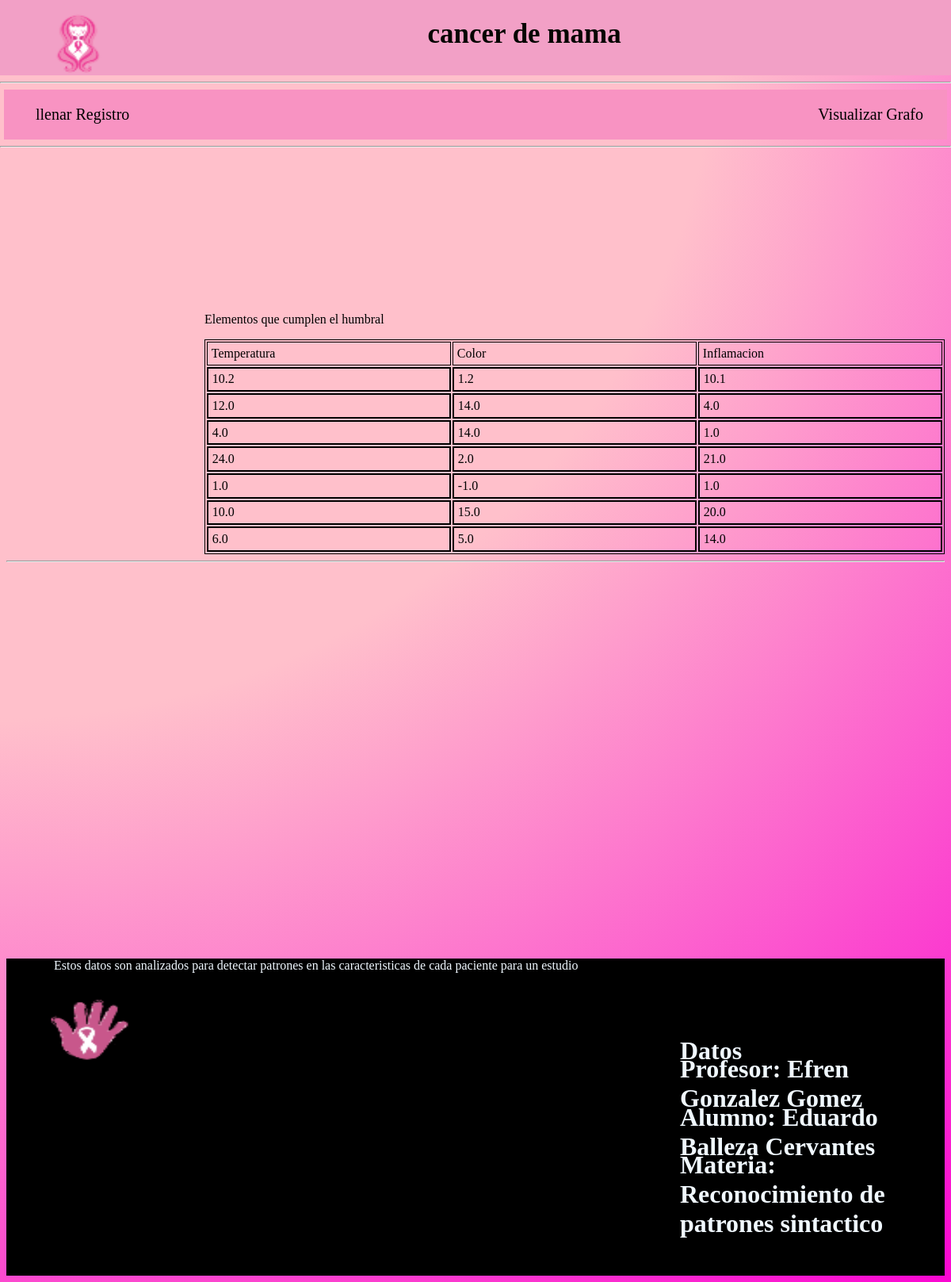
The app's page /grafo/ with its own data.
### home/models.py (models this page shows)
class tessiu(models.Model):
    name=models.CharField(max_length=50)
    temperature = models.FloatField()
    color = models.FloatField()
    inflammation = models.FloatField()

### home/views.py (the view)
# urls.py: path('grafo/', views.crearGrafo, name='grafo')
def crearGrafo(request):
    print(request.GET)
    umbral=request.GET.get('umbral')
    print(umbral)
    Lista = tessiu.objects.get_queryset()
    L1=ProcesaLista(Lista,umbral)
    diccionario={"lista":L1}
    return render(request, "grafo/sintactico.html",diccionario)

### home/views.py (called while the page is built)
def ProcesaLista(lista,umbral=2.0):
    if umbral == None:
        umbral=random.randrange(5,60)
    listaF=[]
    for i in lista:
        distancia=math.sqrt(i.temperature**2+i.color**2)
        if distancia <= umbral:
            listaF.append(i)
        print(distancia)
    return listaF

### home/templates/grafo/sintactico.html (shortened to what this page needs)
{% extends 'home/home.html' %}
{% load static %}
{% block content %}
    <head>
        <link rel="stylesheet" href="{% static 'css/grafo.css' %}">
    </head>
    <body>
        <div>
            <form method="GET">
                <div>
                    <label for="umbral">Umbral</label>
                </div>
                <button type="submit" class="boton"> Calcular </button>
            </form>
        </div>
        <div class="tabla">
            <p>Elementos que cumplen el humbral</p>
            <table class="estrucutura">
                <thead>
                    <tr>
                        <td>Temperatura</td>
                        <td>Color</td>
                        <td>Inflamacion</td>
                    </tr>
                </thead>
                <tbody>
                    {%for elemento in lista %}
                        <tr style="border:2px solid black;">
                            <td style='border:2px solid black;'>{{ elemento.temperature}}</td>
                            <td style='border:2px solid black;'>{{ elemento.color }}</td>
                            <td style='border:2px solid black;'>{{ elemento.inflammation }}</td>
                        </tr>
                    {% endfor %}
                </tbody>
            </table>
        </div>
    </body>
{% endblock %}

### home/templates/home/home.html (shortened to what this page needs)
{% load static %}
<!DOCTYPE html>
<html lang="en">
    <head>
        <link rel="stylesheet" href="{% static 'css/home.css' %}">
    </head>
    <body>
        <header class="header">
            <div class="page-header">
                <img class="logo" src="{% static 'img/logo.png' %}" >
                <h1><a href="/">cancer de mama</a></h1>
            </div>
            <hr>
            <div class="navegar">
                <ul class="menu">
                    <li><a href="{% url 'registrar' %}">llenar Registro</a></li>
                </ul>
                <ul class="menu">
                    <li><a href="{% url 'grafo' %}">Visualizar Grafo</a></li>
                </ul>
            </div>
            <hr>
        </header>
        <p class="mensaje">
        </p>
        <div>
            {% block content %}{% endblock %}
        </div>
        <hr>
        <div>
            <div class="pie">
                <p>Estos datos son analizados para detectar patrones en las caracteristicas de cada paciente para un estudio</p>
                <img class="logo" src="{% static 'img/mano.png' %}" >
                <h1>Datos</h1>
                <h1>Profesor: Efren Gonzalez Gomez</h2>
                <h1>Alumno: Eduardo Balleza Cervantes</h2>
                <h1>Materia: Reconocimiento de patrones sintactico</h3>
            </div>
        </div>
    </body>
</html>

### home/static/css/home.css (style rules this page uses)
body { background: radial-gradient(circle at 0 0,pink 45%,#fa06d1); }
.header { background-color: #F2A0C6 ; height: 50px; position: fixed; width: 100%; top: 0; left: 0; }
.page-header { background-color: #F2A0C6 ; margin-top: 0; display: flex; }
.page-header h1, .page-header h1 a, .page-header h1 a:visited, .page-header h1 a:active { background-color: #F2A0C6 ; color: #050500; font-size: 35px; text-decoration: none; text-align: center; width: 100%; padding-right: 1%; }
.logo { margin-top: 15px; margin-left: 50px; margin-right: 0px; width: 110px; height: 80px; }
.mensaje { margin-top: 20px; margin-left: 15%; font-size: 15px; text-align: cneter; }
.menu { display: flex; margin-right: 30px; list-style: none; }
.menu li { display: flex; text-decoration: none; text-align: center; }
.menu li a { text-decoration: none; color: black; }
.navegar { background-color: #f893c2 ; left: 50%; font-size: 20px; margin: 0 5px; display: flex; justify-content: space-between; font-family:'Century Gothic'; }
.pie { margin-top: 500px; background: black; position: center; color:aliceblue; width: 100%; height: 400px; }
.pie p { margin-top: +30px; margin-left: 60px; }
.pie h1 { margin-top: -35px; margin-left: 850px; }

### home/static/css/grafo.css (style rules this page uses)
.tabla { margin-left: 250px; margin-top: 300px; }
table { width: 100%; border: 1px solid #000; }
th, td { width: 25%; text-align: left; vertical-align: top; border: 1px solid #000; border-collapse: collapse; padding: 0.3em; }

### records on screen
tessiu: temperature "10.2", color "1.2", inflammation "10.1"
tessiu: temperature "12.0", color "14.0", inflammation "4.0"
tessiu: temperature "4.0", color "14.0", inflammation "1.0"
tessiu: temperature "24.0", color "2.0", inflammation "21.0"
tessiu: temperature "1.0", color "-1.0", inflammation "1.0"
tessiu: temperature "10.0", color "15.0", inflammation "20.0"
tessiu: temperature "6.0", color "5.0", inflammation "14.0"
